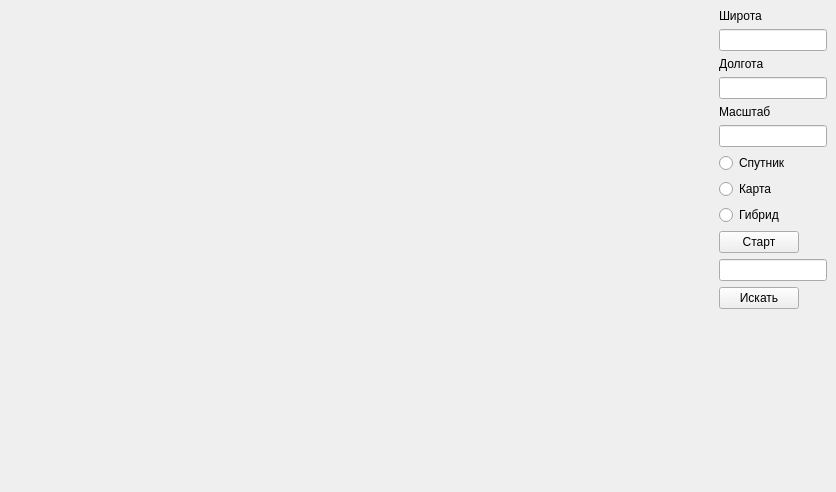
<?xml version="1.0" encoding="UTF-8"?>
<ui version="4.0">
 <class>MainWindow</class>
 <widget class="QMainWindow" name="MainWindow">
  <property name="geometry">
   <rect>
    <x>0</x>
    <y>0</y>
    <width>836</width>
    <height>492</height>
   </rect>
  </property>
  <property name="windowTitle">
   <string>map</string>
  </property>
  <widget class="QWidget" name="centralwidget">
   <layout class="QHBoxLayout" name="horizontalLayout">
    <item>
     <widget class="QLabel" name="label_map">
      <property name="text">
       <string/>
      </property>
     </widget>
    </item>
    <item>
     <layout class="QVBoxLayout" name="verticalLayout_3">
      <property name="rightMargin">
       <number>0</number>
      </property>
      <item>
       <widget class="QLabel" name="label_lattitude">
        <property name="text">
         <string>Широта</string>
        </property>
       </widget>
      </item>
      <item>
       <widget class="QLineEdit" name="lattitude_LineEdit">
        <property name="sizePolicy">
         <sizepolicy hsizetype="Fixed" vsizetype="Fixed">
          <horstretch>0</horstretch>
          <verstretch>0</verstretch>
         </sizepolicy>
        </property>
       </widget>
      </item>
      <item>
       <widget class="QLabel" name="label_longitude">
        <property name="text">
         <string>Долгота</string>
        </property>
       </widget>
      </item>
      <item>
       <widget class="QLineEdit" name="longitude_LineEdit">
        <property name="sizePolicy">
         <sizepolicy hsizetype="Fixed" vsizetype="Fixed">
          <horstretch>0</horstretch>
          <verstretch>0</verstretch>
         </sizepolicy>
        </property>
       </widget>
      </item>
      <item>
       <widget class="QLabel" name="label_scale">
        <property name="text">
         <string>Масштаб</string>
        </property>
       </widget>
      </item>
      <item>
       <widget class="QLineEdit" name="scale_LineEdit">
        <property name="sizePolicy">
         <sizepolicy hsizetype="Fixed" vsizetype="Fixed">
          <horstretch>0</horstretch>
          <verstretch>0</verstretch>
         </sizepolicy>
        </property>
       </widget>
      </item>
      <item>
       <widget class="QRadioButton" name="sat_radioButton">
        <property name="text">
         <string>Спутник</string>
        </property>
       </widget>
      </item>
      <item>
       <widget class="QRadioButton" name="map_radioButton">
        <property name="text">
         <string>Карта</string>
        </property>
       </widget>
      </item>
      <item>
       <widget class="QRadioButton" name="hibrid_radioButton">
        <property name="text">
         <string>Гибрид</string>
        </property>
       </widget>
      </item>
      <item>
       <widget class="QPushButton" name="start_button">
        <property name="sizePolicy">
         <sizepolicy hsizetype="Fixed" vsizetype="Fixed">
          <horstretch>0</horstretch>
          <verstretch>0</verstretch>
         </sizepolicy>
        </property>
        <property name="text">
         <string>Старт</string>
        </property>
       </widget>
      </item>
      <item>
       <widget class="QLineEdit" name="object_lineEdit">
        <property name="sizePolicy">
         <sizepolicy hsizetype="Fixed" vsizetype="Fixed">
          <horstretch>0</horstretch>
          <verstretch>0</verstretch>
         </sizepolicy>
        </property>
       </widget>
      </item>
      <item>
       <widget class="QPushButton" name="search_pushButton">
        <property name="sizePolicy">
         <sizepolicy hsizetype="Fixed" vsizetype="Fixed">
          <horstretch>0</horstretch>
          <verstretch>0</verstretch>
         </sizepolicy>
        </property>
        <property name="text">
         <string>Искать</string>
        </property>
       </widget>
      </item>
      <item>
       <spacer name="verticalSpacer">
        <property name="orientation">
         <enum>Qt::Vertical</enum>
        </property>
        <property name="sizeHint" stdset="0">
         <size>
          <width>20</width>
          <height>40</height>
         </size>
        </property>
       </spacer>
      </item>
     </layout>
    </item>
   </layout>
  </widget>
 </widget>
 <resources/>
 <connections/>
</ui>
